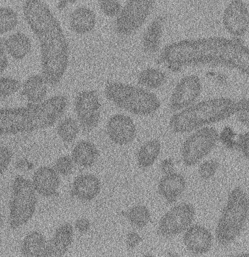
%> input picture JoVe/images/example0000.tif, 249 x 257 px; its folder holds only this picture in this run
$ octave run_bact_seg.m   (GNU Octave 9; MATLAB toolbox functions it lacks are replaced by stand-ins)
%> lines starting %> are read from the running program, lines starting %| are printed output that depends on the picture
### bact_seg.m

%%
% *From Voxels to Knowledge:  A Practical Guide to the Segmentation of Complex Electron Microscopy 3D-Data*
% _Wen-Ting Tsai (1), Ahmed Hassan (1), Purbasha Sarkar (2),
% Joaquin Correa (1) (3), Zoltan Metlagel (1), Danielle M. Jorgens (1), Manfred Auer (1) (2)_
%
% # Life Sciences Division, Lawrence Berkeley National Laboratory, Berkeley, CA 94025, USA.
% # Joint Bioenergy Institute, Physical Biosciences Division, Lawrence Berkeley National Laboratory, Berkeley, CA
% # National Energy Research Scientific Computing Center, Lawrence Berkeley National Laboratory, Berkeley, CA
%

%%
% *Automated segmentation of bacteria*
% This example shows a method to perform 2D segmentation of bacteria using
% VLFEAT and MATLAB's Image Processing Toolbox.
%
% bact_seg.m
% The parameters used are example specific
%
% in_dir                Work directory
% rad                   Margin
% nbins                 Number of bins
% thr                   Background threshold
% Corr                  Correction factor (Corr)
% di                    Correction factor (dI)
% LS                    Correction factor (LS)
% bgd_area_th           Background area for im opening
% cell_area_th_low      Cell area low
% cell_area_th_high     Cell area high
% rad_s                 Estimated cell radii
% thr_pb                Theshold for prob map

function all_ims = bact_seg(in_dir, rad, nbins, thr, Corr, di, LS, bgd_area_th, cell_area_th_low, cell_area_th_high, rad_s, thr_pb)
%> called with in_dir = 'JoVe/images', rad = 3, nbins = 4, thr = 0, Corr = 0.9, di = 1, LS = 0, bgd_area_th = 10000

%% Step 1: VLFEAT
% Add the VLFeat Toolbox to MATLAB path.
% For more information visit <http://www.vlfeat.org/matlab/matlab.html VLFEAT MATLAB API>

addpath vlfeat-0.9.14/toolbox
vl_setup
%> (this line was passed over: vl_setup is not available in this run)

%% Step 2: Set the work directory
% The images are stored in the |JoVe/images| directory, in this example
% TIFF images will be processed.

% Clear workspace
% clear all; close all; clc

D = dir(fullfile(in_dir, '*.tif'));

%% Step 3: Script parameters
% The user can specify a different background threshold value if needed, or
% multiple threshold values for independent images.

% For N images with independant background threshold |thr| should be:
% thr = [thr1 thr2 thr3 thrN]
% and |im = di*(Corr*or-thr)-LS| should be:
% im = di*(Corr*or-thr(i))-LS

% Margin
% rad = 3;

% Number of bins
% nbins = 4;

% Pre-image background threshold
% thr = 0;

% CValues
% Corr = 0.9;
% di = 1;
% LS = 0;

%% Step 4: Histogram collection and distance matrix with custom kernel
% $$K: 2 * sum (X .* Y) ./ (X + Y)$$

all_ims = cell(numel(D), 1);
for i = 1 : numel(D),

    im = imread(fullfile(in_dir, D(i).name));
%> im is the input picture: size 257x249 uint8; min 79, max 204, mean 143.2

    % 	im = imadjust(im);
    im = im2double(im);
%> im: size 257x249 double

    % for RGB images
    % im = im2double(rgb2gray(im));

    % if resize is required
    % im = imresize(im, 1);

    or = im;
    %%
    % Use Otsu's method if gives better result for I estimation
    % thr = graythresh(or);

    im = di*(Corr*or-thr)-LS;
    im = max(min(1, im), 0);

    figure; title(D(i).name); imshow(im, 'Border', 'tight'); drawnow

    hh = histc(im(:), 0.001:0.001:1);
%> hh = 1000 values, max 1569 at index 522, min 0 at index 1, mean 63.99
    figure; bar(hh);
%> after `bar(hh)`:
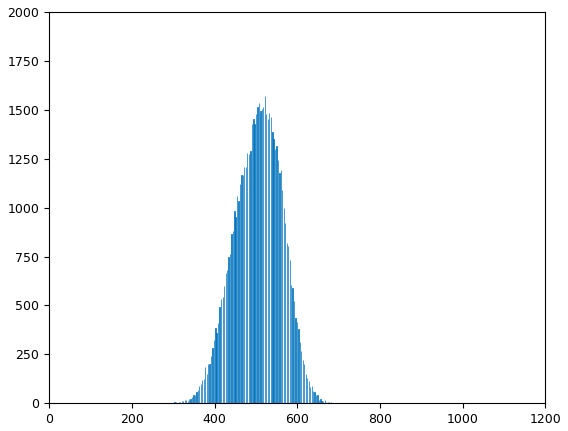
%> figure redrawn from the program's plot data; tallest bar 1569 high, from x = 521.6 to 522.4

    %%
    % Collect histograms
    hists = zeros(numel(im), nbins);
    cnt = 0;
    idx = zeros(size(im));

    for x = rad+1 : size(im,1) - rad,
        for y = rad+1 : size(im,2) - rad,
            patch = im(x-rad:x+rad, y-rad:y+rad);
            cnt = cnt + 1;
            hists(cnt,:) = histc(patch(:), 0:1/nbins:1-1/nbins);
            idx(x, y) = cnt;
        end
    end
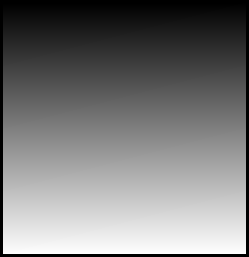
%> idx: size 257x249 double; min 0, max 60993, mean 29067.3; drawn with min black and max white
%> after the loop, cnt = 60993
    hists = hists(1:cnt, :);
    sm = sum(hists,2);
    sm2 = repmat(sm, [1,size(hists,2)]);
    hists = hists./(sm2 + (sm2==0));

    %%
    % Define exemplars
    exemplars = eye(nbins);
%> the run ends on the next line
    dst_all = vl_alldist2(exemplars', hists', 'KCHI2');

    %%
    % Store results as a cell type array with multiple properties such as
    % image (im), name, prob1, prob2 and prob3
    all_ims{i}.im = im;
    all_ims{i}.name = D(i).name(1:end-4);

    cell_proba = dst_all(1, :);
    idx2=idx;
    idx2(idx==0)=numel(cell_proba)+1;
    cell_proba(numel(cell_proba)+1)=0;
    cell_proba=cell_proba(idx2);
    all_ims{i}.proba1=cell_proba;

    cell_proba = dst_all(2, :);
    idx2=idx;
    idx2(idx==0)=numel(cell_proba)+1;
    cell_proba(numel(cell_proba)+1)=0;
    cell_proba=cell_proba(idx2);
    all_ims{i}.proba2=cell_proba;

    cell_proba = dst_all(3, :);
    idx2=idx;
    idx2(idx==0)=numel(cell_proba)+1;
    cell_proba(numel(cell_proba)+1)=0;
    cell_proba=cell_proba(idx2);
    all_ims{i}.proba3=cell_proba;

    %%
    % Probability map

    figure; imshow(all_ims{1,1}.proba2), colormap(jet)
    truesize

end

%% Step 5: Save results
% Save all_ims

save hists_JoVe.mat all_ims

%% Step 6: Segmentation
%

rad2 = rad_s + 1;

out_dir = 'JoVe/results';
mkdir(out_dir);

str  = strel(fspecial('disk', rad_s));
str2 = strel(fspecial('disk', rad2));

for i = 1 : numel(all_ims),

    im = all_ims{i}.im;
    figure;imshow(im, 'Border', 'tight'); drawnow
    figure;imshow(all_ims{i}.proba2, 'Border', 'tight'); colormap(jet); drawnow

    % Write initial cell probability map
    cell_proba = all_ims{i}.proba2;
    imwrite(cell_proba, fullfile(out_dir, [all_ims{i}.name '.png']));

    % Find max labeling and background
    probas = all_ims{i}.proba1;
    probas = cat(3, probas,cell_proba);
    probas = cat(3, probas,all_ims{i}.proba3);
    [vl labels]= max(probas,[],3);
    bgd = labels~=2;
    bgd = bwareaopen(bgd,bgd_area_th);

    % Find cells
    fg = ~bgd;
    op = imopen(fg, str);
    er = imerode(op, str2);
    lbl = bwlabel(er);

    dl = imdilate(lbl, str);
    R = regionprops(dl, 'Area');
    for r = 1:numel(R),
        if (R(r).Area<cell_area_th_low) || (R(r).Area>cell_area_th_high),
            dl(dl==r) = 0;
        end
    end
    dl = cmunique(dl);

    nb_cells = max(dl(:));
    bdry = seg2bdry(dl, 'imageSize');

    % Find metal deposits
    metal = (labels==1);
    lmet = bwlabel(metal);
    fr = false(size(metal)); fr(1:5,:)=true; fr(:,1:5)=true; fr(end-4:end,:)=true; fr(:,end-4:end)=true;
    for m =1:max(lmet(:)),
        bw = (lmet==m) &fr;
        if max(bw(:))==1,
            metal(lmet==m)=0;
        end
    end

    % Find other features
    dl( dl==0 & all_ims{i}.proba2>thr_pb) = nb_cells + 1;
    dl(metal) = nb_cells+2;

    % Results
    mp = rand(nb_cells+3,3);mp(1,:)=[ 1 1 1];mp(end-1,:)=[0 0 0];mp(end,:)=[0 1 0];
    Lrgb=ind2rgb(uint8(dl),mp);
    figure;imshow(Lrgb,'Border','tight');

    % Save seg
    imwrite(all_ims{i}.im.*(fg), fullfile(out_dir, [strcat(all_ims{i}.name,'_bacteria') '.png']));
    imwrite(all_ims{1}.im.*Lrgb(:,:,1), fullfile(out_dir, [strcat(all_ims{i}.name,'_metal') '.png']));

    % Display result overlaid on original image
    figure, clf; imshow(im.*~bdry,'Border','tight'), hold on
    himage = imshow(Lrgb,'Border','tight');
    set(himage, 'AlphaData', 0.5)
    drawnow;
end

end

% [33 lines left out: function seg2bdry, not called in this run]

### run_bact_seg.m

%%
% *From Voxels to Knowledge:  A Practical Guide to the Segmentation of Complex Electron Microscopy 3D-Data*
% _Wen-Ting Tsai (1), Ahmed Hassan (1), Purbasha Sarkar (2),
% Joaquin Correa (1) (3), Zoltan Metlagel (1), Danielle M. Jorgens (1), Manfred Auer (1) (2)_
%
% # Life Sciences Division, Lawrence Berkeley National Laboratory, Berkeley, CA 94025, USA.
% # Joint Bioenergy Institute, Physical Biosciences Division, Lawrence Berkeley National Laboratory, Berkeley, CA
% # National Energy Research Scientific Computing Center, Lawrence Berkeley National Laboratory, Berkeley, CA
%

%%
% *Automated segmentation of bacteria*
% This example shows a method to perform 2D segmentation of bacteria using
% VLFEAT and MATLAB's Image Processing Toolbox.
%
% run_bact_seg.m
% The parameters used are example specific
%
% in_dir                Work directory
% rad                   Margin
% nbins                 Number of bins
% thr                   Background threshold
% Corr                  Correction factor (Corr)
% di                    Correction factor (dI)
% LS                    Correction factor (LS)
% bgd_area_th           Background area for im opening
% cell_area_th_low      Cell area low
% cell_area_th_high     Cell area high
% rad_s                 Estimated cell radii
% thr_pb                Theshold for prob map

%%
% Params

close all; clear all;
in_dir = 'JoVe/images';
rad = 3;
nbins = 4;
thr = 0;
Corr = 0.9;
di = 1;
LS = 0;

bgd_area_th  = 10000;
cell_area_th_low = 20000;
cell_area_th_high = 30000;

rad_s = 30;
thr_pb = 0.1;

all_ims = bact_seg(in_dir, rad, nbins, thr, Corr, di, LS, bgd_area_th, cell_area_th_low, cell_area_th_high, rad_s, thr_pb);
